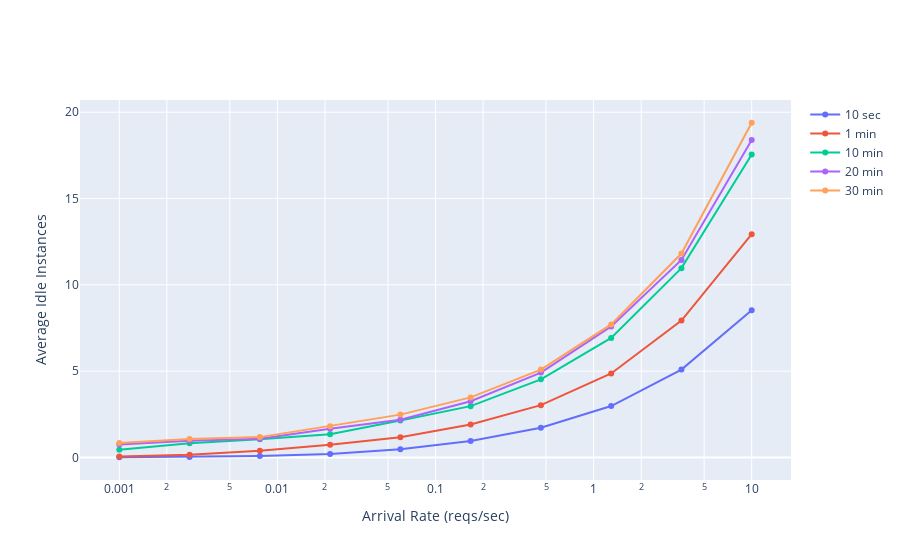

Source (notebook cell):
### Code cell
plot_fig_for_col('inst_idle_count_avg', 'Average Idle Instances')

### Figure 1 — Plotly figure (JSON) as saved in the notebook; plotly's stock layout.template omitted (floating-point values rounded to 4 significant figures)
{"data": [{"mode": "markers+lines", "name": "10 sec", "type": "scatter", "x": [0.001, 0.002783, 0.007743, 0.02154, 0.05995, 0.1668, 0.4642, 1.292, 3.594, 10], "y": [0.009399, 0.02592, 0.076, 0.1954, 0.4707, 0.947, 1.721, 2.977, 5.088, 8.519]}, {"mode": "markers+lines", "name": "1 min", "type": "scatter", "x": [0.001, 0.002783, 0.007743, 0.02154, 0.05995, 0.1668, 0.4642, 1.292, 3.594, 10], "y": [0.0583, 0.1513, 0.392, 0.7314, 1.163, 1.904, 3.027, 4.863, 7.93, 12.93]}, {"mode": "markers+lines", "name": "10 min", "type": "scatter", "x": [0.001, 0.002783, 0.007743, 0.02154, 0.05995, 0.1668, 0.4642, 1.292, 3.594, 10], "y": [0.4413, 0.8212, 1.054, 1.339, 2.134, 2.971, 4.522, 6.924, 10.96, 17.55]}, {"mode": "markers+lines", "name": "20 min", "type": "scatter", "x": [0.001, 0.002783, 0.007743, 0.02154, 0.05995, 0.1668, 0.4642, 1.292, 3.594, 10], "y": [0.7437, 0.9668, 1.078, 1.657, 2.178, 3.251, 4.915, 7.588, 11.44, 18.39]}, {"mode": "markers+lines", "name": "30 min", "type": "scatter", "x": [0.001, 0.002783, 0.007743, 0.02154, 0.05995, 0.1668, 0.4642, 1.292, 3.594, 10], "y": [0.8317, 1.066, 1.176, 1.811, 2.479, 3.477, 5.088, 7.705, 11.81, 19.39]}], "layout": {"xaxis": {"title": {"text": "Arrival Rate (reqs/sec)"}, "type": "log"}, "yaxis": {"title": {"text": "Average Idle Instances"}}}}
